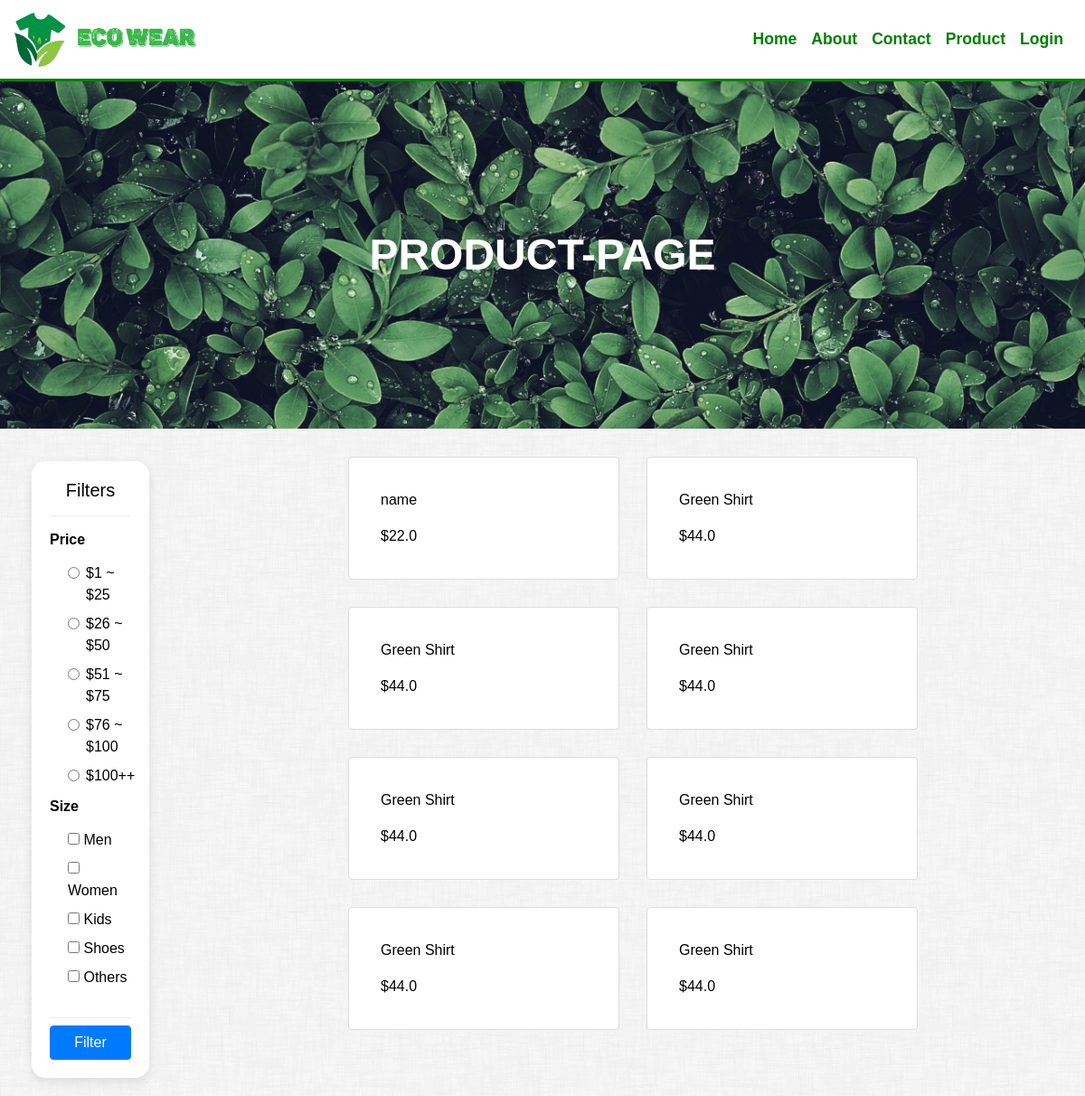
Page /Product on the earlier database version.
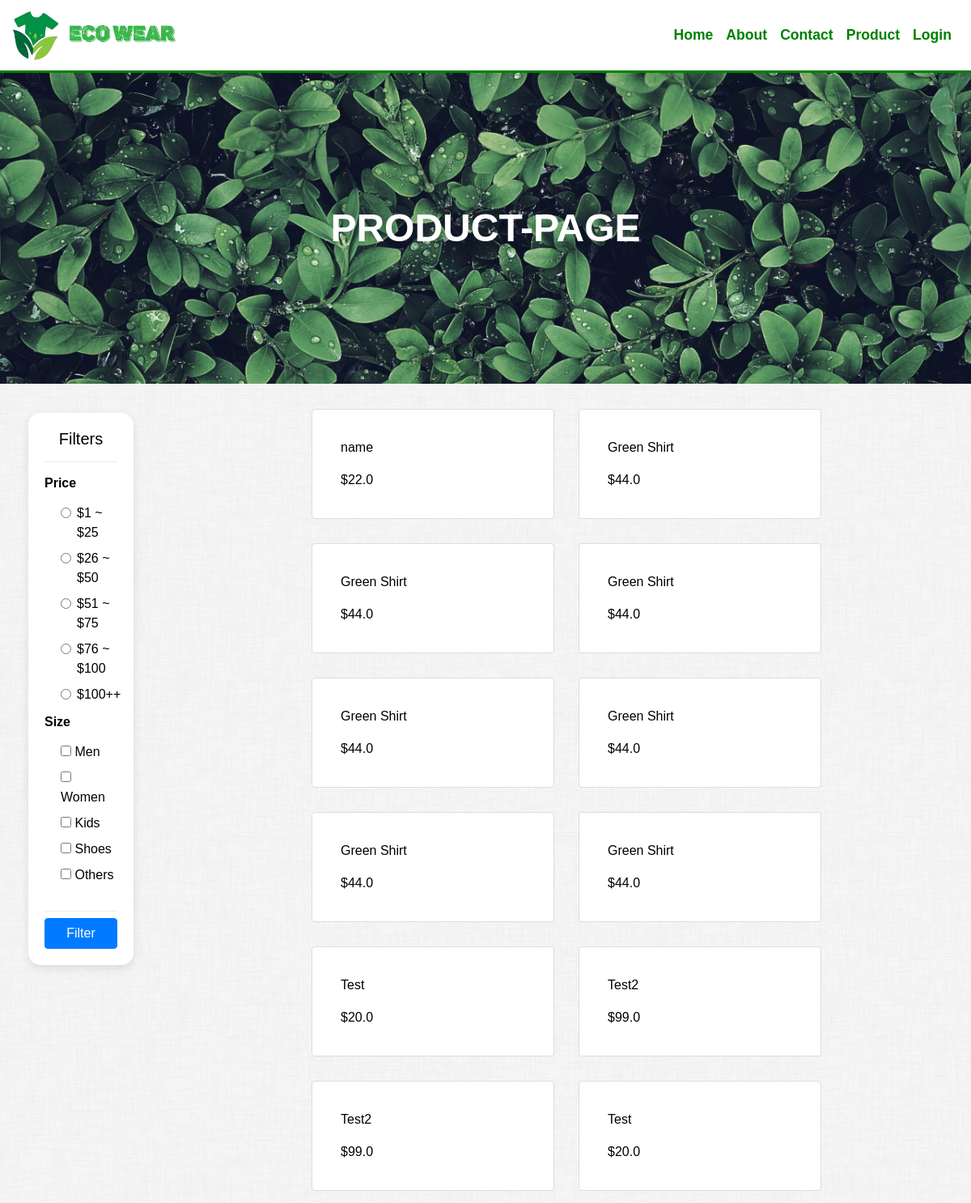
Same page on the later database version.
### tables this page shows
CREATE TABLE products (
            "ProductID" INTEGER PRIMARY KEY AUTOINCREMENT,
            image TEXT,
            name TEXT,
            price REAL,
            category TEXT,
            stock INTEGER,
            description TEXT,
            size TEXT
        );

### __init__.py (the view)
@app.route('/Product')
def Productpage():
    ProductFilterForm = ProductFilter(request.form)
    product_manager = ProductManager()
    products = product_manager.get_all_products()
    product_manager.close_connection()
    return render_template('Product.html', products=products, form=ProductFilterForm)

### Form.py
class ProductFilter(Form):
    category_men = BooleanField('Men')
    category_women = BooleanField('Women')
    category_kids = BooleanField('Kids')
    category_shoes = BooleanField('Shoes')
    category_others = BooleanField('Others')
    price_range = RadioField('Price Range', choices=[('', 'All'),('1-25', '1-25'),('26-50', '26-50'),('51-75', '51-75'), ('76-100', '76-100')], default='')

### Product.py (called while the page is built)
    def get_all_products(self):
        self.cursor.execute("SELECT * FROM products")
        products_data = self.cursor.fetchall()
        products = [Product(*data) for data in products_data]
        return products

    def close_connection(self):
        self.conn.close()

### __init__.py (called while the page is built)
@app.before_request
def before_request():
    global session_cleared
    if not session_cleared:
        session.clear()
        session_cleared = True

### templates/Product.html (shortened to what this page needs)
{% extends "base.html" %}
{% block content %}
<header class="banner mb-3" style="background-image: url({{ url_for('static', filename='image/green-leaves.jpg') }});">
<div class=" d-flex h-100 align-items-center">
      <div class="mx-auto text-center Text-Outline">
        <h1 class="mx-auto my-0 text-uppercase">Product-page</h1>
      </div>
    </div>
</header>
<div class="containter">
    <div class="row">
        <div class="col-2">
            <div class="FilterWrap">
                <section id="filters">
                    <h5 class="text-center mb-3">Filters</h5>
                    <div class="dropdown-divider"></div>
                    <section class="mb-1 mt-3">
                        <h6 class="font-weight-bold mb-3">Price</h6>
                        <div class="pl-4">
                        <div class="form-check pl-3">
                          <input class="form-check-input" type="radio" name="pricerange">
                          <label>$1 ~ $25</label>
                        </div>
                        <div class="form-check pl-3">
                          <input class="form-check-input" type="radio" name="pricerange">
                          <label>$26 ~ $50</label>
                        </div>
                        <div class="form-check pl-3">
                          <input class="form-check-input" type="radio" name="pricerange">
                          <label>$51 ~ $75</label>
                        </div>
                        <div class="form-check pl-3">
                          <input class="form-check-input" type="radio" name="pricerange">
                          <label>$76 ~ $100</label>
                        </div>
                        <div class="form-check pl-3">
                          <input class="form-check-input" type="radio" name="pricerange">
                          <label>$100++</label>
                        </div>
                        </div>
                    </section>
                    <section class="mb-4">
                        <h6 class="font-weight-bold mb-3">Size</h6>
                        <div class="form-check">
                        {{ form.category_men() }}
                        <label class="form-check-label">{{ form.category_men.label }}</label>
                        </div>
                        <div class="form-check">
                        {{ form.category_women() }}
                        <label class="form-check-label">{{ form.category_women.label }}</label>
                        </div>
                        <div class="form-check">
                        {{ form.category_kids() }}
                        <label class="form-check-label">{{ form.category_kids.label }}</label>
                        </div>
                        <div class="form-check">
                        {{ form.category_shoes() }}
                        <label class="form-check-label">{{ form.category_shoes.label }}</label>
                        </div>
                        <div class="form-check">
                        {{ form.category_others() }}
                        <label class="form-check-label">{{ form.category_others.label }}</label>
                        </div>
                        </section>
                        <div class="dropdown-divider"></div>
                    <div class="text-center"><button type="submit" class="btn btn-primary w-100">Filter</button></div>
                </section>
            </div>
        </div>
        <div class="col-10">
            <div class="product-container productpg">
                {% for product in products %}
                    <a href="{{ url_for('display_product', product_id=product.id) }}">
                        <div class="card product-card">
                          <div class="card-body">
                            <p class="card-text">{{ product.name }}</p>
                            <p class="card-text">${{ product.price }}</p>
                          </div>
                        </div>
                    </a>
                {% endfor %}
            </div>
        </div>
    </div>
</div>
{% endblock %}

### templates/base.html (shortened to what this page needs)
<!DOCTYPE html>
<html lang="en">
<head>
<link href="{{ url_for('static', filename='assets/bootstrap/css/bootstrap.min.css') }}" rel="stylesheet">
<link href="{{ url_for('static', filename='assets/style.css') }}" rel="stylesheet">
</head>
<body style="background-image: url({{ url_for('static', filename='image/dust_scratches.png') }});">
{% block navbar %}
    {% include 'includes/_navbar.html' %}
{% endblock %}
<section>
{% block content %}
{% endblock %}
</section>
</body>
</html>

### templates/includes/_navbar.html (shortened to what this page needs)
<nav class="navbar navbar-expand-lg navbar-light bg-light">
    <a class="navbar-brand" href="/"><img src="{{ url_for('static', filename='image/Logo.png') }}" alt="Logo" class="logo"></a>
    <div class="collapse navbar-collapse justify-content-end" id="navbarNav">
        <ul class="navbar-nav ml-auto">
            <li class="nav-item">
                <a class="nav-link" href="/">Home</a>
            </li>
            <li class="nav-item">
                <a class="nav-link" href="/about">About</a>
            </li>
            <li class="nav-item">
                <a class="nav-link" href="/contactUs">Contact</a>
            </li>
            <li class="nav-item dropdown-menu-end">
                <a class="nav-link" role="button" data-toggle="dropdown" href="/Product">
                    Product
                </a>
            </li>
            <li class="nav-item dropdown-login">
				{% if 'User_ID' in session %}
					{% if 'Role' in session and session['Role'] == 'customer' %}
						<a class="nav-link" role="button" data-toggle="dropdown" href="/userdashboard">Profile</a>
					{% else %}
						<a class="nav-link" role="button" data-toggle="dropdown" href="/admindashboard">Profile</a>
					{% endif %}
					<div class="dropdown-menu dropdown-menu-right p-4" >
						<p>Welcome, {{ session['Username'] }}</p>
						<div class="dropdown-divider"></div>
						<a class="dropdown-item" href="#">Setting</a>
						<div class="dropdown-divider"></div>
						<a class="dropdown-item" href="#" onclick="confirmLogout()">Logout</a>
					</div>
				{% else %}
					<a class="nav-link" role="button" data-toggle="dropdown" href="/login">
						Login
					</a>
				{% endif %}
            </li>
        </ul>
    </div>
</nav>

### static/assets/style.css (style rules this page uses)
.containter { padding: 0px 15px; }
body { ; font-family: 'Poppins'; color: black; }
.navbar { height: 90px; border-bottom: 3px solid #008000; font-size: 1.1em; font-weight: bold; background-color: white!important; }
.navbar img { width: auto; height: 60px; }
body { font-family: Arial, sans-serif; padding: 0; margin: 0; }
.nav-link { color: green!important; position: relative; transition: all 0.4s; }
.navbar .nav-link { padding: 30px 0px; }
.product-container { display: flex; flex-wrap: wrap; justify-content: center; }
.product-card { border: 1px solid #ddd; padding: 15px; margin: 15px; width: 300px; }
.productpg a { text-decoration: none; color:black; }
.FilterWrap { box-shadow: rgba(0, 0, 0, 0.1) 0px 4px 12px; border-top-right-radius: 15px 15px; border-bottom-right-radius: 15px 15px; border-top-left-radius: 15px 15px; border-bottom-left-radius: 15px 15px; padding: 20px; margin: 20px; background-color:white; }
.banner { position:relative; width:100%; height:300px; min-height:8rem; padding:12rem 0; background:linear-gradient(to bottom,rgba(22,22,22,.3) 0,rgba(22,22,22,.7) 75%,#161616 100%); background-position:center; background-repeat:no-repeat; background-attachment:scroll; background-size:cover; color: white; }
.banner h1 { margin: 0 0 10px 0; font-size: 48px; font-weight: 750; line-height: 56px; color: #fff; }

Differences in the rows shown:
added products: name "Test", price "20.0"
added products: name "Test2", price "99.0"
added products: name "Test2", price "99.0"
added products: name "Test", price "20.0"
